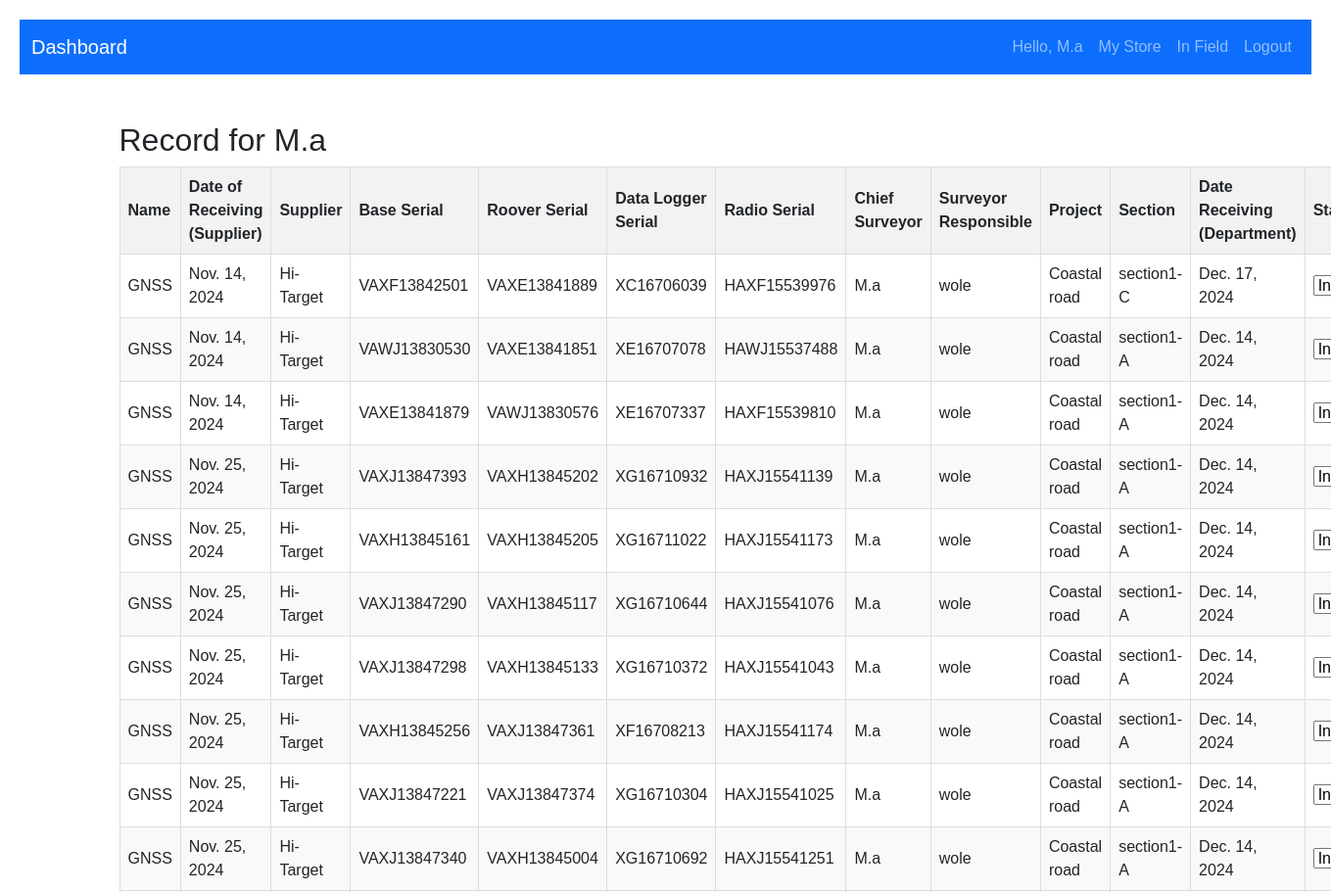
The app's page /inventory/equipment/ (signed in, upper part), older data.
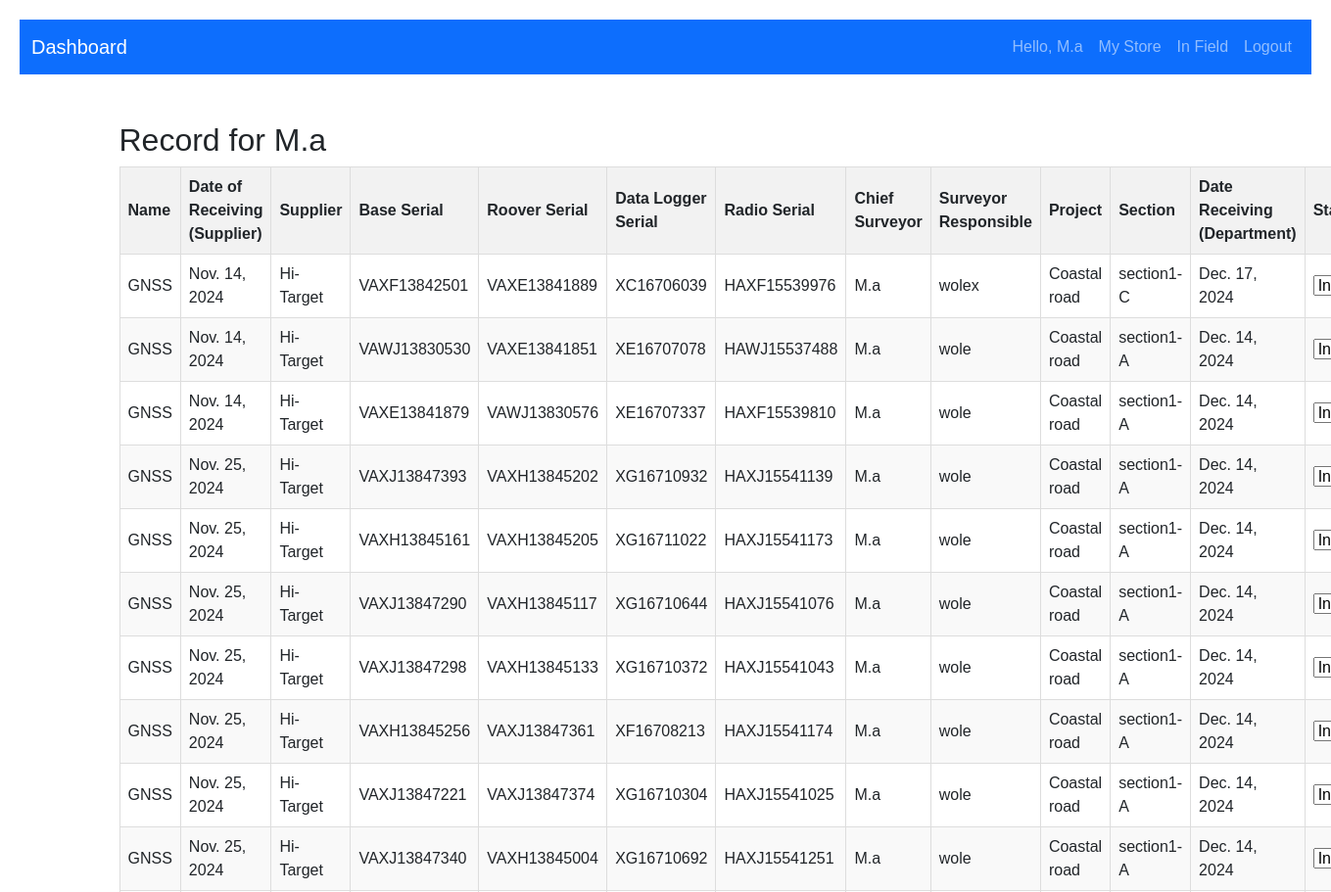
The same page, newer data.
### inventory/models.py (models this page shows)
class EquipmentsInSurvey(models.Model):
    name = models.CharField(max_length=100)
    date_of_receiving_from_supplier = models.DateField()
    supplier = models.CharField(max_length=20)
    base_serial = models.CharField(max_length=100)
    roover_serial = models.CharField(max_length=100)
    data_logger_serial = models.CharField(max_length=100)
    radio_serial = models.CharField(max_length=100)
    chief_surveyor = models.ForeignKey(User, on_delete=models.CASCADE)
    surveyor_responsible = models.CharField(max_length=100, null=True)
    project = models.CharField(max_length=20)
    section = models.CharField(max_length=100)
    date_receiving_from_department = models.DateField()
    status = models.CharField(choices=[('In Store', 'In Store'), ('In Field', 'In Field')], max_length=100, default='In Store')

### inventory/views.py (the view)
# urls.py: path('equipment/', views.equipment, name='equipment')
def equipment(request):
    user = request.user
    data = EquipmentsInSurvey.objects.filter(chief_surveyor=user)
    return render(request, 'equipments/equipments.html', {'form': Survey, 'data': data})

### inventory/templates/equipments/equipments.html (shortened to what this page needs)
{% extends 'base/base_dashboard.html' %}
{% block content %}
<h2>Record for {{ request.user }}</h2>
<table>
    <thead>
        <tr>
            <th>Name</th>
            <th>Date of Receiving (Supplier)</th>
            <th>Supplier</th>
            <th>Base Serial</th>
            <th>Roover Serial</th>
            <th>Data Logger Serial</th>
            <th>Radio Serial</th>
            <th>Chief Surveyor</th>
            <th>Surveyor Responsible</th>
            <th>Project</th>
            <th>Section</th>
            <th>Date Receiving (Department)</th>
            <th>Status</th>
        </tr>
    </thead>
    <tbody>
        {% for info in data %}
        <tr>
            <td>{{info.name}}</td>
            <td>{{info.date_of_receiving_from_supplier}}</td>
            <td>{{info.supplier}}</td>
            <td>{{info.base_serial}}</td>
            <td>{{info.roover_serial}}</td>
            <td>{{info.data_logger_serial}}</td>
            <td>{{info.radio_serial}}</td>
            <td>{{info.chief_surveyor}}</td>
            <td>{{info.surveyor_responsible}}</td>
            <td>{{info.project}}</td>
            <td>{{info.section}}</td>
            <td>{{info.date_receiving_from_department}}</td>
            <td><select name="" id="">
                <option value="">In Store</option>
            </select></td>
        </tr>
        {% endfor %}
    </tbody>
</table>
{% endblock %}

Row changes from the older to the newer data that the page shows:
changed EquipmentsInSurvey "VAXF13842501": surveyor_responsible "wole" → "wolex"
